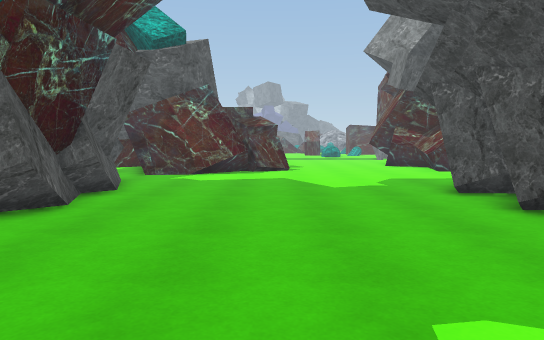
View 1 (above)

23 first-person views from a walk through a 3-D level made in the Unity game engine. The camera is 1.3 m above the floor, tilts 4° down and sees 70° across. The floor is counted in squares, 1 m on a side. Each view is taken from the middle of a square. On the plan, view 1 faces up. The plan holds only what a view shows up to about 16 squares ahead; the rest is blank. The place goes on beyond the plan. The player character is not drawn.

View 2
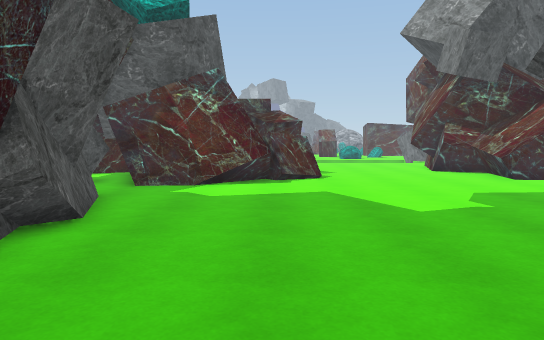

View 3
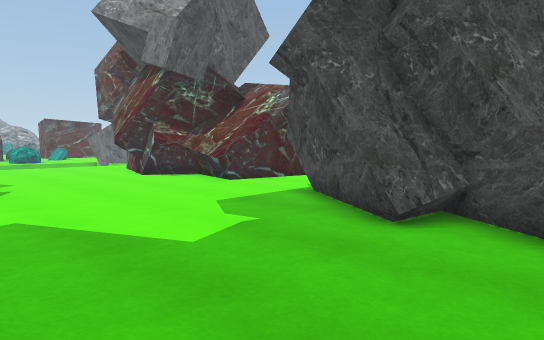

View 4
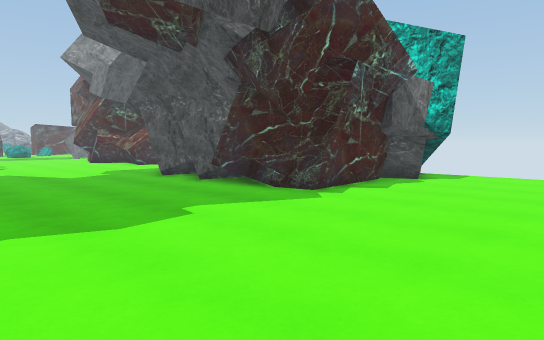

View 5
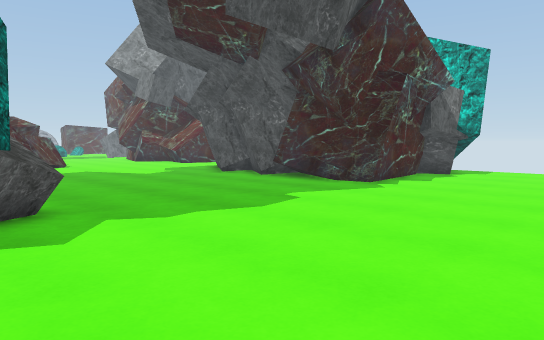

View 6
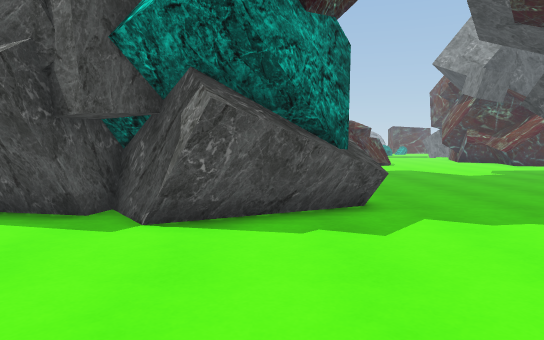

View 7
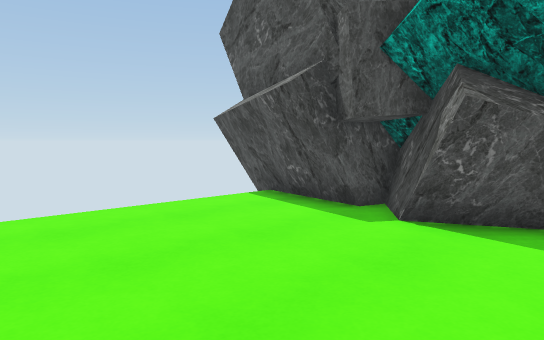

View 8
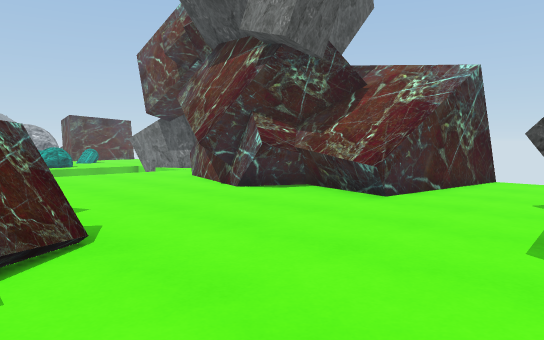

View 9
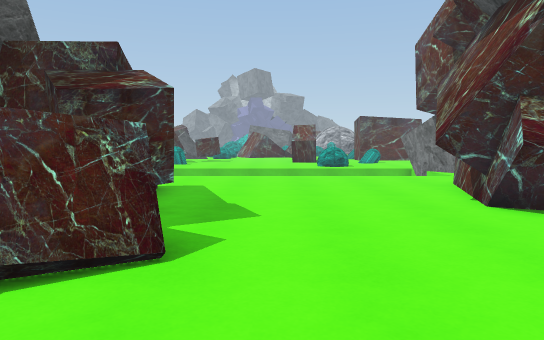

View 10
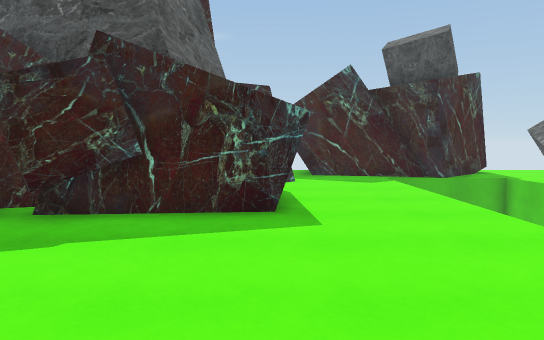

View 11
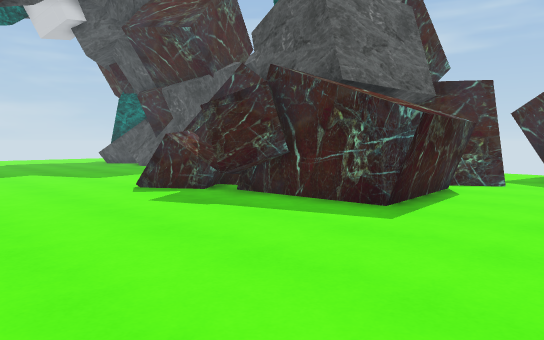

View 12
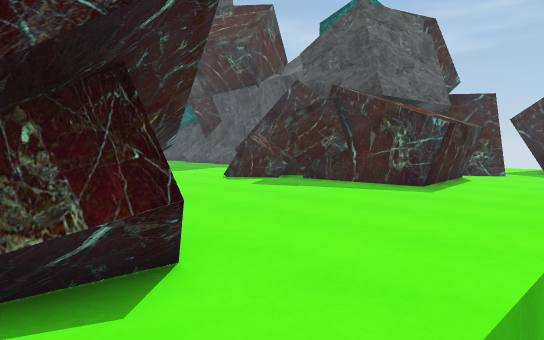

View 13
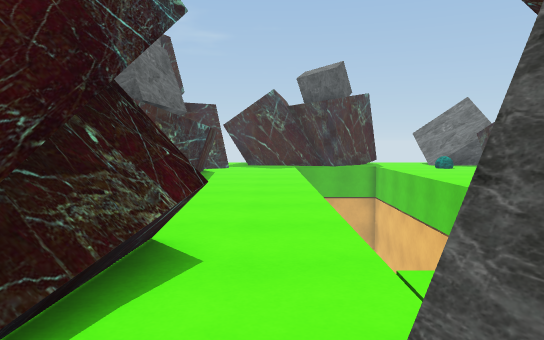

View 14
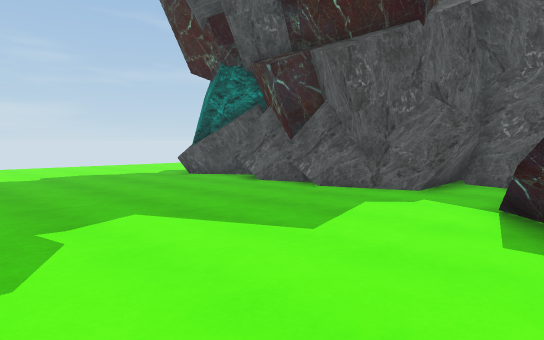

View 15
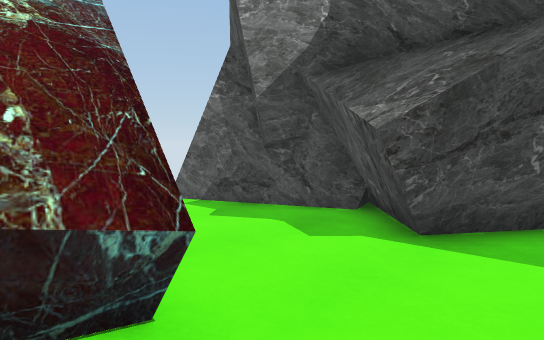

View 16
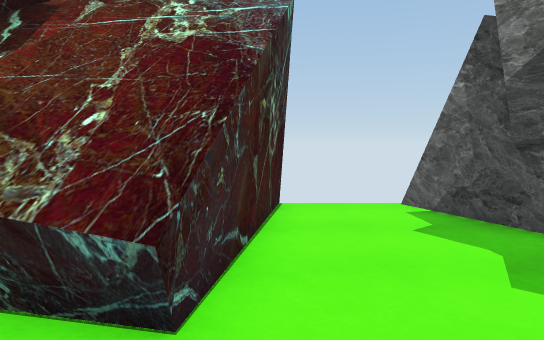

View 17
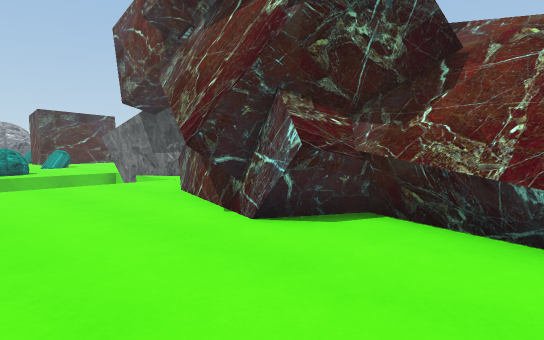

View 18
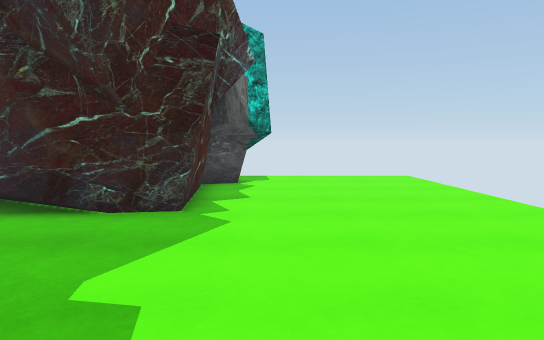

View 19
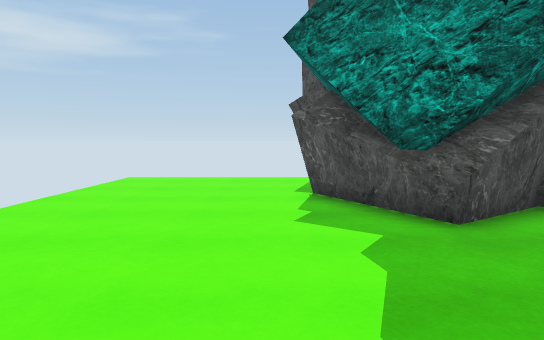

View 20
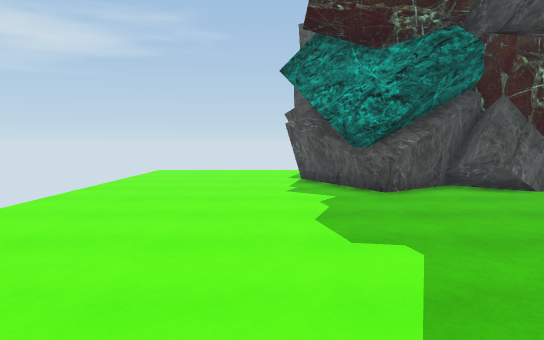

View 21
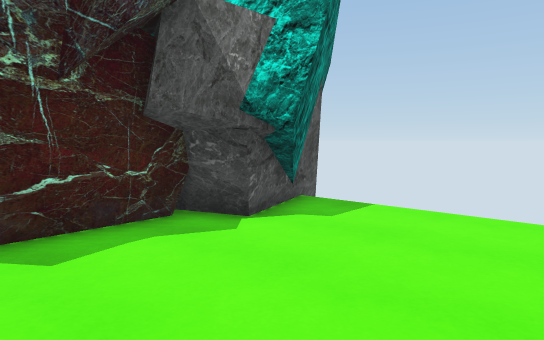

View 22
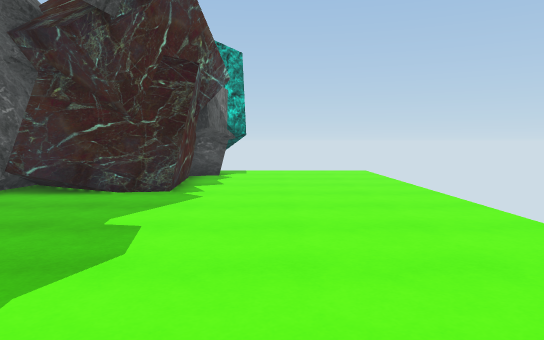

View 23
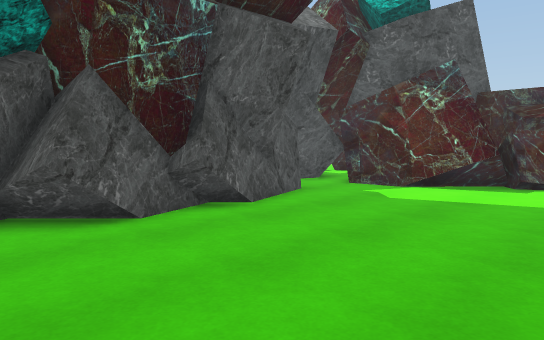

### Floor plan
Key: @ floor where view 1 was taken; # wall or solid block; . floor; = window, fence, low wall or low ledge; ^ raised ledge; v drop or lower ground; O other object.
Columns run from 13 left of view 1 to 14 right of it. Each row starts with its distance up from view 1.
 33    ##v               v^
 32     #v                ##
 31     #v                v##
 30    ##v                v.#
 29    ##...................#
 28    #..................... .
 27    #.................##..
 26    #.................####
 25    ..##.####.........#
 24            ##.......##
 23             #......##
 22             O.......OO
 21            #OO......##
 20      ##    #O........#
 19       #    #OO......^^
 18       #    #OO......^^#
 17      ########.........#####
 16      #..##=................
 15      #.....................
 14      ###............##....#
 13      ####..........########
 12        ##..........#  ##
 11         #.........##
 10         #.........##
  9         #.........##
  8         #.........##
  7        ##.........##
  6        ##.........##
  5         ##........##
  4    ###  #^........##       #
  3 ####.####..........#########
  2  .##.###...............###.
  1  ..........................
  0  ............@.............
 -1  ..........................
 -2  ..........................
 -3  ..........................
 -4  ..........................

Where each view was taken, in squares from view 1:
view 1: 0 up, 0 right, facing up
view 2: 4 up, 1 left, facing up
view 3: 7 up, 1 left, facing up-right
view 4: 4 down, 3 left, facing up-right
view 5: 4 down, 6 left, facing up-right
view 6: 4 down, 6 left, facing up
view 7: 4 down, 5 left, facing up-left
view 8: 13 up, 1 left, facing up-right
view 9: 14 up, 2 right, facing up
view 10: 25 up, 6 right, facing left
view 11: 29 up, 6 right, facing down-left
view 12: 30 up, 10 right, facing down-left
view 13: 28 up, 13 right, facing left
view 14: 18 up, 5 right, facing down-left
view 15: 19 up, 5 right, facing down-right
view 16: 17 up, 5 right, facing right
view 17: 17 up, 2 right, facing up-right
view 18: 1 up, 2 left, facing right
view 19: 1 up, 2 right, facing left
view 20: 1 up, 6 right, facing left
view 21: 3 down, 6 right, facing up-right
view 22: 0 up, 5 left, facing right
view 23: 5 up, 2 right, facing up-left
